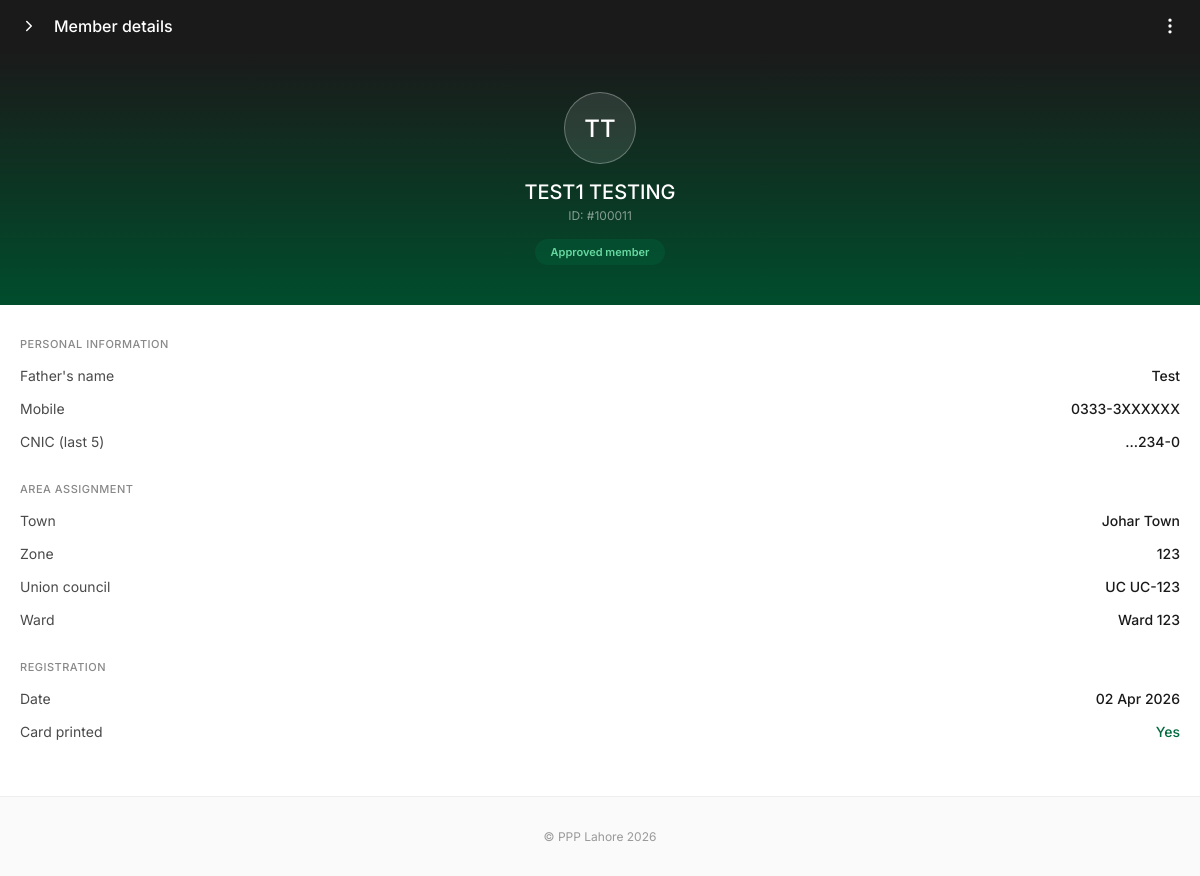
Page /person/100011/ on the committed database.
### qrapp/models.py (models this page shows, shortened)
class Person(models.Model):
    person_id = models.CharField(max_length=50, primary_key=True, default = 100011)
    name = models.CharField(max_length=100, null=True, blank=True)
    father_name = models.CharField(max_length=100, blank=True, null=True)
    email = models.EmailField(null=True, blank=True)
    cnic = models.CharField(max_length=15, unique=True, null=True, blank=True)
    phone = models.CharField(max_length=15, null=True, blank=True)
    address = models.TextField(null=True, blank=True)
    union_council = models.CharField(max_length=100, null=True, blank=True)
    town = models.CharField(max_length=100, null=True, blank=True)
    zone = models.CharField(max_length=100, null=True, blank=True)
    ward = models.CharField(max_length=100, null=True, blank=True)
    made_by = models.ForeignKey(User, on_delete=models.SET_NULL, null=True, related_name='persons_created')
    created_at = models.DateTimeField(auto_now_add=True)

### qrapp/views.py (the view)
# urls.py: path('person/<str:pk>/', views.person_detail, name='person_detail'),
def person_detail(request, pk):
    person = get_object_or_404(Person, person_id=pk)
    masked_phone = person.phone if person.phone else "--"
    if person.phone and len(person.phone) >= 7:
        masked_phone = f"{person.phone[:4]}-{person.phone[4:5]}XXXXXX"
    masked_cnic = person.cnic if person.cnic else "--"
    if person.cnic and len(person.cnic) >= 5:
        masked_cnic = f"...{person.cnic[-5:]}"
    is_admin = False
    if request.user.is_authenticated:
        if request.user.groups.filter(name='Admin').exists() or request.user.is_superuser:
            is_admin = True
    return render(request, 'mobile_scan.html', {
        'person': person,
        'masked_phone': masked_phone,
        'masked_cnic': masked_cnic,
        'is_admin': is_admin
    })

### qrapp/templates/mobile_scan.html (shortened to what this page needs)
<!DOCTYPE html>
<html lang="en">
<head>
</head>
<body>
    <div class="top-bar">
        <div class="top-bar-left">
            <svg width="18" height="18" viewBox="0 0 24 24" fill="none" stroke="currentColor" stroke-width="2" stroke-linecap="round" stroke-linejoin="round">
                <polyline points="9 18 15 12 9 6"></polyline>
            </svg>
            Member details
        </div>
        <svg width="20" height="20" viewBox="0 0 24 24" fill="none" stroke="currentColor" stroke-width="2" stroke-linecap="round">
            <circle cx="12" cy="5" r="1"></circle>
            <circle cx="12" cy="12" r="1"></circle>
            <circle cx="12" cy="19" r="1"></circle>
        </svg>
    </div>
    <div class="hero">
        <div class="avatar">{{ person.name|slice:":1"|upper }}{{ person.father_name|slice:":1"|upper }}</div>
        <div class="hero-name">{{ person.name }}</div>
        <div class="hero-id">ID: #{{ person.person_id }}</div>
        <div class="hero-badge">Approved member</div>
    </div>
    <div class="info-container">
        <div class="section-title">Personal Information</div>
        <div class="data-row">
            <span class="data-label">Father's name</span>
            <span class="data-value">{{ person.father_name }}</span>
        </div>
        <div class="data-row">
            <span class="data-label">Mobile</span>
            <span class="data-value">{{ masked_phone }}</span>
        </div>
        <div class="data-row">
            <span class="data-label">CNIC (last 5)</span>
            <span class="data-value">{{ masked_cnic }}</span>
        </div>
        <div class="section-title">Area Assignment</div>
        <div class="data-row">
            <span class="data-label">Town</span>
            <span class="data-value">{{ person.town|default:"--" }}</span>
        </div>
        <div class="data-row">
            <span class="data-label">Zone</span>
            <span class="data-value">{{ person.zone|default:"--" }}</span>
        </div>
        <div class="data-row">
            <span class="data-label">Union council</span>
            <span class="data-value">UC {{ person.union_council|default:"--" }}</span>
        </div>
        <div class="data-row">
            <span class="data-label">Ward</span>
            <span class="data-value">Ward {{ person.ward|default:"--" }}</span>
        </div>
        <div class="section-title">Registration</div>
        <div class="data-row">
            <span class="data-label">Date</span>
            <span class="data-value">{{ person.created_at|date:"d M Y" }}</span>
        </div>
        <div class="data-row">
            <span class="data-label">Card printed</span>
            <span class="data-value success">Yes</span>
        </div>
    </div>
    <div class="footer">
        &copy; PPP Lahore {% now "Y" %}
    </div>
</body>
</html>

### qrapp/templates/mobile_scan.html (style rules this page uses)
* { margin: 0; padding: 0; box-sizing: border-box; font-family: 'Inter', sans-serif; }
body { background-color: #fff; color: #1A1A1A; -webkit-font-smoothing: antialiased; }
.top-bar { background-color: #1a1a1a; color: #fff; display: flex; align-items: center; justify-content: space-between; padding: 16px 20px; font-size: 16px; font-weight: 500; }
.top-bar-left { display: flex; align-items: center; gap: 16px; }
.hero { background: linear-gradient(180deg, #1A1A1A 0%, #004D2C 100%); color: #fff; padding: 40px 20px; text-align: center; }
.avatar { width: 72px; height: 72px; border-radius: 50%; background: rgba(255, 255, 255, 0.1); border: 1px solid rgba(255, 255, 255, 0.3); display: flex; align-items: center; justify-content: center; font-size: 24px; font-weight: 500; margin: 0 auto 16px auto; }
.hero-name { font-size: 20px; font-weight: 500; margin-bottom: 4px; }
.hero-id { color: rgba(255, 255, 255, 0.5); font-size: 12px; margin-bottom: 16px; }
.hero-badge { display: inline-block; background: rgba(0, 107, 63, 0.3); color: #66D9A0; font-size: 11px; font-weight: 600; padding: 6px 16px; border-radius: 20px; }
.info-container { padding: 24px 20px; background: #fff; }
.section-title { font-size: 11px; font-weight: 500; color: #888; letter-spacing: 0.5px; text-transform: uppercase; margin-bottom: 16px; margin-top: 32px; }
.section-title:first-child { margin-top: 8px; }
.data-row { display: flex; justify-content: space-between; align-items: center; margin-bottom: 16px; font-size: 14px; }
.data-label { color: #4a4a4a; }
.data-value { color: #1A1A1A; font-weight: 500; }
.data-value.success { color: #006B3F; }
.footer { text-align: center; padding: 32px 20px; font-size: 12px; color: #999; background: #fafafa; border-top: 1px solid #eee; margin-top: 16px; }

### rows in the picture
Person: name "T", father_name "T", name "TEST1 TESTING", person_id "100011", father_name "Test", town "Johar Town", zone "123", union_council "UC-123", ward "123", created_at "02 Apr 2026"

### other values in the picture
{{ masked_phone }} "0333-3XXXXXX"
{{ masked_cnic }} "...234-0"
